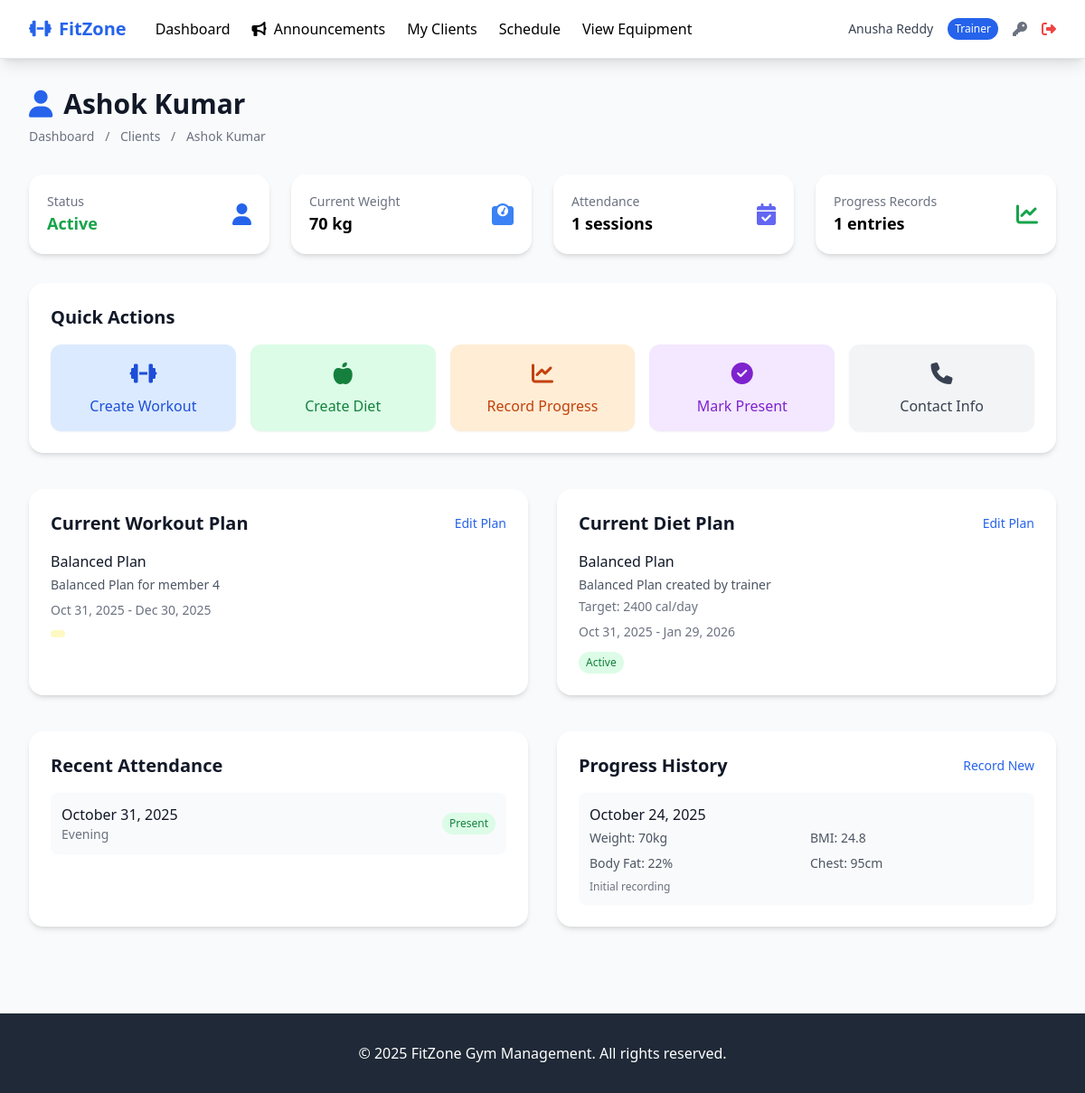
Before: /trainer/clients/4 (signed in) with the older database file.
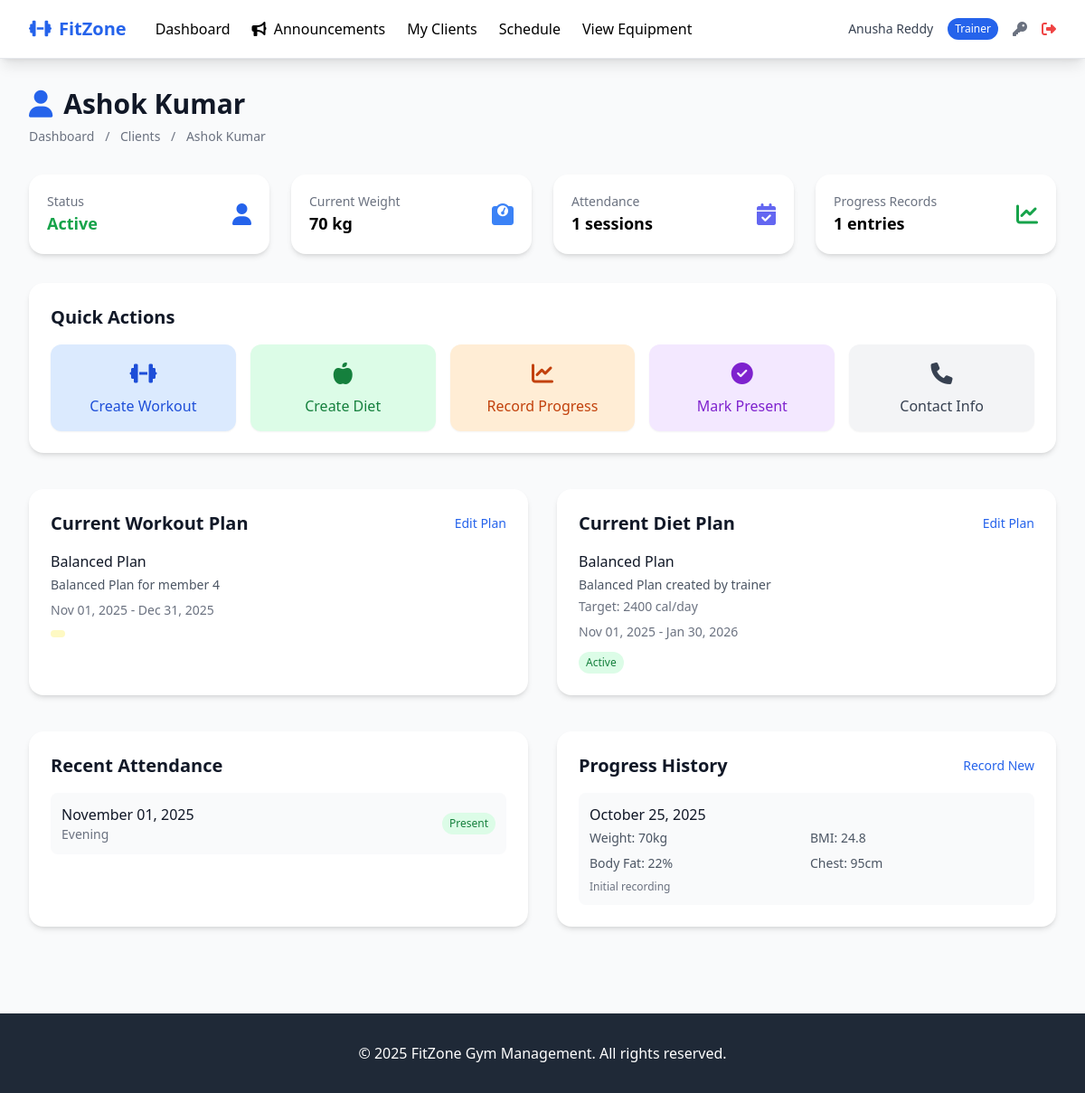
After: the same page with the newer database file.
### tables this page shows
CREATE TABLE member_workout_plans (
            id INTEGER PRIMARY KEY AUTOINCREMENT,
            member_id INTEGER NOT NULL,
            trainer_id INTEGER NOT NULL,
            name TEXT NOT NULL,
            description TEXT,
            start_date DATE,
            end_date DATE,
            is_active BOOLEAN DEFAULT 1,
            created_at TIMESTAMP DEFAULT CURRENT_TIMESTAMP,
            FOREIGN KEY (member_id) REFERENCES members (id),
            FOREIGN KEY (trainer_id) REFERENCES trainers (id)
        );

CREATE TABLE diet_plans (
            id INTEGER PRIMARY KEY AUTOINCREMENT,
            member_id INTEGER NOT NULL,
            trainer_id INTEGER,
            name TEXT NOT NULL,
            description TEXT,
            total_calories INTEGER,
            start_date DATE,
            end_date DATE,
            is_active BOOLEAN DEFAULT 1,
            created_at TIMESTAMP DEFAULT CURRENT_TIMESTAMP,
            FOREIGN KEY (member_id) REFERENCES members (id),
            FOREIGN KEY (trainer_id) REFERENCES trainers (id)
        );

CREATE TABLE attendance (
            id INTEGER PRIMARY KEY AUTOINCREMENT,
            member_id INTEGER NOT NULL,
            trainer_id INTEGER,
            check_in_time TIMESTAMP,
            check_out_time TIMESTAMP,
            date DATE NOT NULL,
            time_slot TEXT,
            workout_type TEXT,
            notes TEXT,
            status TEXT DEFAULT 'scheduled' CHECK (status IN ('present', 'absent', 'late','scheduled')),
            created_at TIMESTAMP DEFAULT CURRENT_TIMESTAMP,
            FOREIGN KEY (member_id) REFERENCES members (id),
            FOREIGN KEY (trainer_id) REFERENCES trainers (id)
        );

CREATE TABLE member_progress (
            id INTEGER PRIMARY KEY AUTOINCREMENT,
            member_id INTEGER NOT NULL,
            recorded_date DATE NOT NULL,
            weight DECIMAL(5,2),
            body_fat_percentage DECIMAL(4,2),
            muscle_mass DECIMAL(5,2),
            bmi DECIMAL(4,2),
            chest DECIMAL(5,2),
            waist DECIMAL(5,2),
            hips DECIMAL(5,2),
            bicep DECIMAL(5,2),
            thigh DECIMAL(5,2),
            notes TEXT,
            photo_path TEXT,
            recorded_by INTEGER, -- trainer_id
            created_at TIMESTAMP DEFAULT CURRENT_TIMESTAMP,
            FOREIGN KEY (member_id) REFERENCES members (id),
            FOREIGN KEY (recorded_by) REFERENCES trainers (id)
        );

### app/routes/trainer_routes.py (the view)
@trainer_routes_bp.route('/clients/<int:member_id>')
@trainer_required
def client_details(member_id):
    trainer_id = session.get('trainer_id')
    member = Member.get_by_id(member_id)
    if not member or member.trainer_id != trainer_id:
        flash('Client not found or not assigned to you!')
        return redirect(url_for('trainer_routes.clients'))
    attendance_records = Attendance.get_member_attendance(member_id, limit=10)
    progress_records = Progress.get_member_progress(member_id, limit=5)
    current_workout_plan = MemberWorkoutPlan.get_member_active_plan(member_id)
    current_diet_plan = Diet.get_member_active_plan(member_id)
    return render_template('trainer/client_details.html',
                         member=member,
                          client=member,
                         attendance_records=attendance_records,
                         progress_records=progress_records,
                         current_workout_plan=current_workout_plan,
                         current_diet_plan=current_diet_plan)

### app/models/attendance.py (called while the page is built, shortened)
def _parse_date(d):
    if not d or str(d).strip() == "":
        return None
    if isinstance(d, date) and not isinstance(d, datetime):
        return d
    s = str(d).strip()
    try:
        return datetime.fromisoformat(s).date()
    except Exception:
        pass

def _parse_datetime(d):
    if d is None:
        return None
    if isinstance(d, datetime):
        return d
    try:
        return datetime.fromisoformat(str(d))
    except Exception:
        try:
            return datetime.strptime(str(d), "%Y-%m-%d %H:%M:%S")
        except Exception:
            return None

    @classmethod
    def _db_path(cls):
        return current_app.config.get('DATABASE_PATH', 'gym_management.db')

### app/models/database.py (called while the page is built)
def get_db_connection(db_path='gym_management.db'):
    conn = sqlite3.connect(db_path)
    conn.row_factory = sqlite3.Row
    conn.execute("PRAGMA foreign_keys = ON")
    return conn

### app/models/diet.py (called while the page is built)
    @property
    def status(self):
        return 'active' if self.is_active else 'inactive'

### app/models/member.py (called while the page is built)
    @classmethod
    def _db_path(cls):
        return current_app.config.get('DATABASE_PATH', 'gym_management.db')

### app/templates/trainer/client_details.html (shortened to what the changed rows need)
{% extends "base.html" %}
{% block content %}
<div class="max-w-7xl mx-auto">
    <div class="mb-8">
        <h1 class="text-3xl font-bold text-gray-900 flex items-center">
            <i class="fas fa-user mr-3 text-primary"></i>{{ member.full_name }}
        </h1>
    </div>
    <div class="bg-white rounded-2xl shadow-md p-6 mb-10">
        <h2 class="text-xl font-semibold text-gray-900 mb-4">Quick Actions</h2>
    </div>
    <div class="grid grid-cols-1 lg:grid-cols-2 gap-8 mb-10">
        <div class="bg-white rounded-2xl shadow-md p-6">
            {% if current_workout_plan %}
            <div>
                <p class="font-medium text-gray-900">{{ current_workout_plan.name }}</p>
                {% if current_workout_plan.description %}
                <p class="text-gray-600 text-sm mt-1">{{ current_workout_plan.description }}</p>
                {% endif %}
                <p class="text-gray-500 text-sm mt-2">
                    {{ current_workout_plan.start_date|datetimeformat('%b %d, %Y') }} -
                    {{ current_workout_plan.end_date|datetimeformat('%b %d, %Y') if current_workout_plan.end_date else 'Ongoing' }}
                </p>
                <span class="inline-block mt-3 px-2 py-1 rounded-full text-xs font-medium
                    {% if current_workout_plan.status == 'active' %}bg-green-100 text-green-700{% else %}bg-yellow-100 text-yellow-700{% endif %}">
                </span>
            </div>
            {% else %}
            <div class="text-center py-8">
                <i class="fas fa-dumbbell text-gray-400 text-3xl mb-2"></i>
                <p class="text-gray-500">No active workout plan</p>
                <a href="{{ url_for('trainer_routes.create_workout_plan', member_id=member.id) }}" class="btn btn-primary mt-3">Create Workout Plan</a>
            </div>
            {% endif %}
        </div>
        <div class="bg-white rounded-2xl shadow-md p-6">
            {% if current_diet_plan %}
            <div>
                <p class="font-medium text-gray-900">{{ current_diet_plan.name }}</p>
                {% if current_diet_plan.description %}
                <p class="text-gray-600 text-sm mt-1">{{ current_diet_plan.description }}</p>
                {% endif %}
                {% if current_diet_plan.total_calories %}
                <p class="text-gray-500 text-sm mt-1">Target: {{ current_diet_plan.total_calories }} cal/day</p>
                {% endif %}
                <p class="text-gray-500 text-sm mt-2">
                    {{ current_diet_plan.start_date|datetimeformat('%b %d, %Y') }} -
                    {{ current_diet_plan.end_date|datetimeformat('%b %d, %Y') if current_diet_plan.end_date else 'Ongoing' }}
                </p>
                <span class="inline-block mt-3 px-2 py-1 rounded-full text-xs font-medium
                    {% if current_diet_plan.status == 'active' %}bg-green-100 text-green-700{% else %}bg-yellow-100 text-yellow-700{% endif %}">
                    {{ current_diet_plan.status|title }}
                </span>
            </div>
            {% else %}
            <div class="text-center py-8">
                <i class="fas fa-apple-alt text-gray-400 text-3xl mb-2"></i>
                <p class="text-gray-500">No active diet plan</p>
                <a href="{{ url_for('trainer_routes.create_diet_plan', member_id=member.id) }}" class="btn btn-secondary mt-3">Create Diet Plan</a>
            </div>
            {% endif %}
        </div>
    </div>
    <div class="grid grid-cols-1 lg:grid-cols-2 gap-8">
        <div class="bg-white rounded-2xl shadow-md p-6">
            {% if attendance_records %}
            <div class="space-y-3">
                {% for record in attendance_records %}
                <div class="flex justify-between items-center bg-gray-50 p-3 rounded-lg hover:bg-blue-50 transition">
                    <div>
                        <p class="font-medium text-gray-900">{{ record.date|datetimeformat('%B %d, %Y') }}</p>
                        <p class="text-sm text-gray-500">{{ record.time_slot }}</p>
                    </div>
                    <span class="px-2 py-1 text-xs rounded-full font-medium
                        {% if record.status == 'present' %}bg-green-100 text-green-700
                        {% elif record.status == 'absent' %}bg-red-100 text-red-700
                        {% else %}bg-yellow-100 text-yellow-700{% endif %}">
                        {{ record.status|title }}
                    </span>
                </div>
                {% endfor %}
            </div>
            {% else %}
            <div class="text-center text-gray-500 py-6">No attendance records</div>
            {% endif %}
        </div>
        <div class="bg-white rounded-2xl shadow-md p-6">
            {% if progress_records %}
            <div class="space-y-3">
                {% for progress in progress_records %}
                <div class="bg-gray-50 p-3 rounded-lg hover:bg-blue-50 transition">
                    <p class="font-medium text-gray-900">{{ progress.recorded_date|datetimeformat('%B %d, %Y')}}</p>
                    <div class="grid grid-cols-2 gap-2 text-sm text-gray-600 mt-1">
                        {% if progress.weight %}<div>Weight: {{ progress.weight }}kg</div>{% endif %}
                        {% if progress.bmi %}<div>BMI: {{ progress.bmi }}</div>{% endif %}
                        {% if progress.body_fat_percentage %}<div>Body Fat: {{ progress.body_fat_percentage }}%</div>{% endif %}
                        {% if progress.chest %}<div>Chest: {{ progress.chest }}cm</div>{% endif %}
                    </div>
                    {% if progress.notes %}
                    <p class="text-xs text-gray-500 mt-2">{{ progress.notes }}</p>
                    {% endif %}
                </div>
                {% endfor %}
            </div>
            {% else %}
            <div class="text-center text-gray-500 py-6">No progress records</div>
            {% endif %}
        </div>
    </div>
</div>
{% endblock %}

Changed rows visible on the page:
changed member_workout_plans "Balanced Plan": start_date "Oct 31, 2025" → "Nov 01, 2025"; end_date "Dec 30, 2025" → "Dec 31, 2025"
changed diet_plans "Balanced Plan": end_date "Jan 29, 2026" → "Jan 30, 2026"
changed attendance "Evening": date "October 31, 2025" → "November 01, 2025"
changed member_progress "Initial recording": recorded_date "October 24, 2025" → "October 25, 2025"
Other visible differences:
{{ current_diet_plan.start_date|datetimeformat('%b %d, %Y') }}: "Oct 31, 2025" → "Nov 01, 2025"
